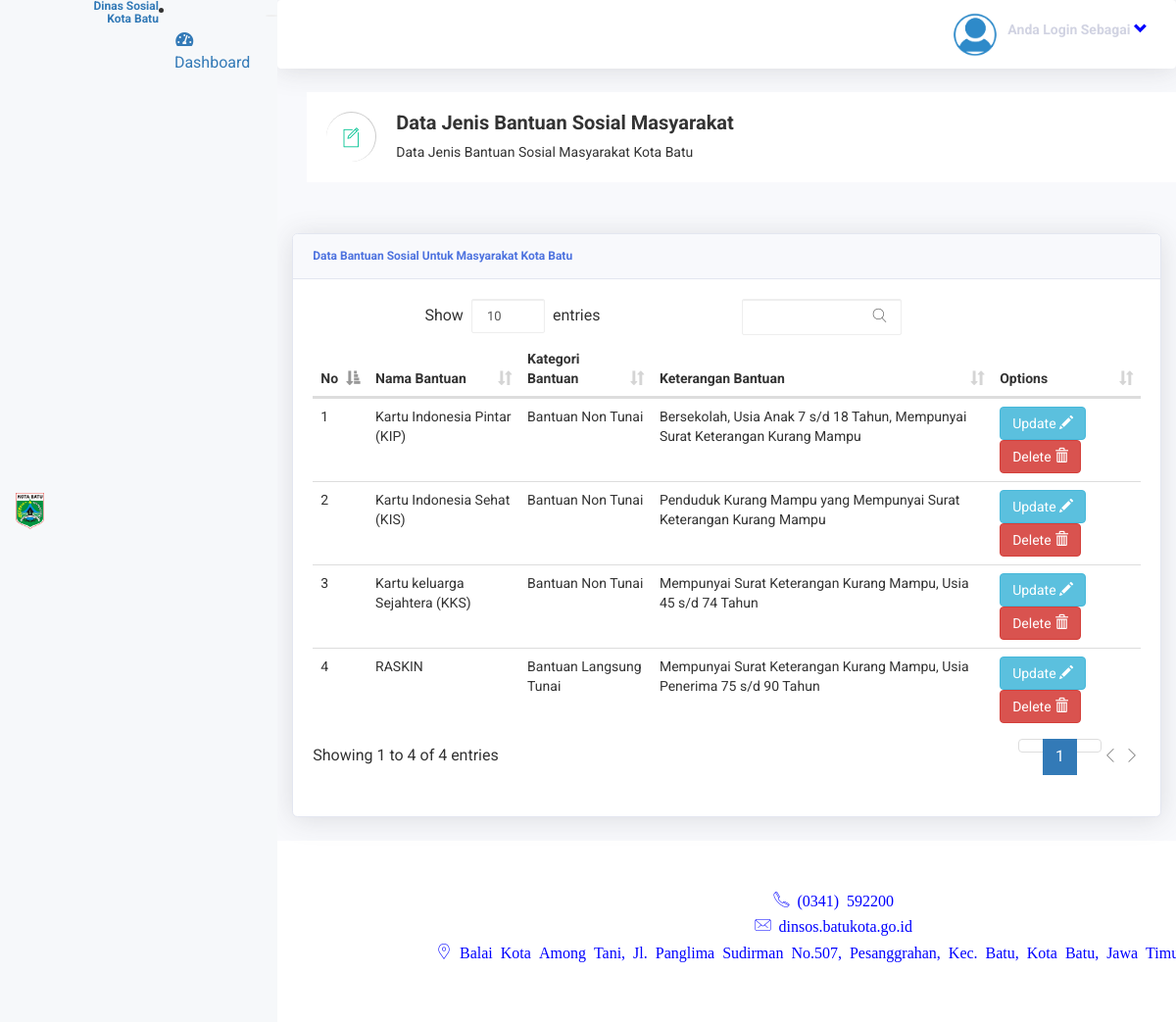
Screenshot of /index.php/listbantuan with the database file from the repository.
### tables this page shows
CREATE TABLE `jenis_bantuan` (
  `id_jenis_bantuan` int(11) NOT NULL,
  `nama_bantuan` varchar(50) NOT NULL,
  `keterangan_bantuan` varchar(225) NOT NULL,
  `id_kategori` int(11) NOT NULL
);

CREATE TABLE `kategori_bantuan` (
  `id_kategori` int(11) NOT NULL,
  `nama_kategori` varchar(30) NOT NULL
);

### application/controllers/ListBantuan.php (called while the page is built, shortened)
<?php
class ListBantuan extends CI_Controller {
	public function index()
	{
		$this->load->model('list_Bantuan');
		$data["jenis_bantuan"] = $this->list_Bantuan->getTampil();
		$data['user'] = $this->list_Bantuan->getUser();
		$this->load->view('Bantuan/bantuan', $data);
	}
}

### index.php (called while the page is built, shortened)
<?php
require_once BASEPATH.'core/CodeIgniter.php';

### application/models/List_Bantuan.php (called while the page is built, shortened)
<?php
class List_Bantuan extends CI_Model {
	public function getTampil()
	{
		$query = $this->db->query("Select * from jenis_bantuan AS a Join kategori_bantuan AS b ON b.id_kategori=a.id_kategori");
		return $query->result_array();
	}
}

### application/views/Bantuan/bantuan.php (the view, shortened to what this page needs)
<!DOCTYPE html>
<html lang="en">
<head>
  <link href="<?php echo base_url() ?>assets/vendor/fontawesome-free/css/all.min.css" rel="stylesheet" type="text/css">
  <link href="<?php echo base_url() ?>assets/css/sb-admin-2.min.css" rel="stylesheet">
  <link href="<?php echo base_url() ?>assets/datatable/datatables.min.css" rel="stylesheet">
 <link rel="stylesheet" href="css/font-awesome.min.css">
    <link rel="stylesheet" href="<?php echo base_url() ?>assets2/css/owl.carousel.css">
    <link rel="stylesheet" href="<?php echo base_url() ?>assets2/css/owl.theme.css">
    <link rel="stylesheet" href="<?php echo base_url() ?>assets2/css/owl.transitions.css">
    <link rel="stylesheet" href="<?php echo base_url() ?>assets2/css/meanmenu/meanmenu.min.css">
    <link rel="stylesheet" href="<?php echo base_url() ?>assets2/css/animate.css">
    <link rel="stylesheet" href="<?php echo base_url() ?>assets2/css/normalize.css">
    <link rel="stylesheet" href="<?php echo base_url() ?>assets2/css/wave/waves.min.css">
    <link rel="stylesheet" href="<?php echo base_url() ?>assets2/css/wave/button.css">
    <link rel="stylesheet" href="<?php echo base_url() ?>assets2/css/scrollbar/jquery.mCustomScrollbar.min.css">
    <link rel="stylesheet" href="<?php echo base_url() ?>assets2/css/notika-custom-icon.css">
    <link rel="stylesheet" href="<?php echo base_url() ?>assets2/css/main.css">
    <link rel="stylesheet" href="<?php echo base_url() ?>assets2/style.css">
    <link rel="stylesheet" href="<?php echo base_url() ?>assets2/css/responsive.css">
    <link rel="stylesheet" href="<?php echo base_url() ?>assets2/css/meanmenu/meanmenu.min.css">
    <link rel="stylesheet" href="<?php echo base_url() ?>assets2/css/animate.css">
    <link rel="stylesheet" href="<?php echo base_url() ?>assets2/css/summernote/summernote.css">
    <link rel="stylesheet" href="<?php echo base_url() ?>assets2/css/themesaller-forms.css">
    <link rel="stylesheet" href="<?php echo base_url() ?>assets2/css/normalize.css">
    <link rel="stylesheet" href="<?php echo base_url() ?>assets2/css/scrollbar/jquery.mCustomScrollbar.min.css">
    <link rel="stylesheet" href="<?php echo base_url() ?>assets2/css/notika-custom-icon.css">
    <link rel="stylesheet" href="<?php echo base_url() ?>assets2/css/bootstrap-select/bootstrap-select.css">
    <link rel="stylesheet" href="<?php echo base_url() ?>assets2/css/datapicker/datepicker3.css">
    <link rel="stylesheet" href="<?php echo base_url() ?>assets2/css/color-picker/farbtastic.css">
    <link rel="stylesheet" href="<?php echo base_url() ?>assets2/css/wave/waves.min.css">
    <link rel="stylesheet" href="<?php echo base_url() ?>assets2/css/main.css">
    <link rel="stylesheet" href="<?php echo base_url() ?>assets2/style.css">
    <link rel="stylesheet" href="<?php echo base_url() ?>assets2/css/responsive.css">
</head>
<body id="page-top">
  <div id="wrapper">
    <br>
      <a class="sidebar-brand d-flex align-items-center justify-content-center"   a href="<?php echo base_url('index.php/Admin')?>"</a></td>
        <div class="sidebar-brand-text mx-3"><img src="<?php echo base_url() ?>assets/img/satu.png" width="50px" height="55px"   a href="<?php echo base_url('index.php/Admin')?>"</a></td></div>
          <div align="right"><h6><b>Dinas Sosial Kota Batu</b></h6>
      </a>
    </div>
      <li class="nav-item active">
        <a class="nav-link" href='<?php echo base_url("index.php/Admin"); ?>'>
          <i class="fas fa-fw fa-tachometer-alt"></i>
          <span>Dashboard</span></a>
      </li>
      <div class="text-center d-none d-md-inline">
        <button class="rounded-circle border-0" id="sidebarToggle"></button>
      </div>
    <div id="content-wrapper" class="d-flex flex-column">
      <div id="content">
        <nav class="navbar navbar-expand navbar-light bg-white topbar mb-4 static-top shadow">
          <ul class="navbar-nav ml-auto">
            <li class="nav-item dropdown no-arrow">
              <a class="nav-link dropdown-toggle" href="#" id="userDropdown" role="button" data-toggle="dropdown" aria-haspopup="true" aria-expanded="false"><img src="<?php echo base_url() ?>assets/img/logoakun.png" width="50px" height="55px"
                <?php $session_data = $this->session->userdata('logged_in'); ?>
                <span class="mr-2 d-none d-lg-inline text-gray-600 small"><h5>Anda Login Sebagai <font color="blue"><?php echo $session_data['username']; ?><span class=" glyphicon glyphicon-chevron-down"></span></h5></font></span>
              </a>
            </li>
          </ul>
        </nav>
        <div class="container-fluid">
 <div class="breadcomb-area">
        <div class="container">
            <div class="row">
                <div class="col-lg-12 col-md-12 col-sm-12 col-xs-12">
                    <div class="breadcomb-list">
                        <div class="row">
                            <div class="col-lg-6 col-md-6 col-sm-6 col-xs-12">
                                <div class="breadcomb-wp">
                                    <div class="breadcomb-icon">
                                        <i class="notika-icon notika-edit"></i>
                                    </div>
                                    <div class="breadcomb-ctn">
                                        <h2>Data Jenis Bantuan Sosial Masyarakat</h2>
                                        <p>Data Jenis Bantuan Sosial Masyarakat Kota Batu<span class="bread-ntd"></span></p>
                                    </div>
                                </div>
                            </div>
                            <div class="col-lg-6 col-md-6 col-sm-6 col-xs-3">
                            </div>
                        </div>
                    </div>
                </div>
            </div>
        </div>
    </div>
          <br>
          <div class="card shadow mb-4">
            <div class="card-header py-3">
              <h6 class="m-0 font-weight-bold text-primary">Data Bantuan Sosial Untuk Masyarakat Kota Batu</h6>
            </div>
            <div class="card-body">
                              <div class="table table-responsive">
                                <table class="table" id="example">
                                    <thead>
                                        <tr>
                                            <th>No</th>
                                            <th>Nama Bantuan</th>
                                            <th>Kategori Bantuan</th>
                                            <th>Keterangan Bantuan</th>
                                            <th>Options</th>
                                        </tr>
                                    </thead>
                                    <tbody>
                                        <?php $no=1; ?>
                                           <?php foreach ($jenis_bantuan as $key) {
                                        ?>
                                        <tr>
                                          <td><?php echo $no ?></td>
                                          <td><?php echo $key['nama_bantuan'] ?></td>
                                          <td><?php echo $key['nama_kategori'] ?></td>
                                          <td><?php echo $key['keterangan_bantuan'] ?></td>
                                          <td>
                                            <a href="<?php echo base_url('index.php/ListBantuan/update/'.$key['id_jenis_bantuan'])?>" class="btn btn-info">Update <span class="glyphicon glyphicon-pencil"></span></a>
                                            <a href="<?php echo base_url('index.php/ListBantuan/delete/' .$key['id_jenis_bantuan'])?>" class="btn btn-danger">Delete <span class="glyphicon glyphicon-trash"></span></a>
                                                        </td>
                                        </tr>
                                      <?php $no++ ?>
                                      <?php } ?>
                                    </tbody>
                                </table>
                                </div>
                              </div>
                            </div>
                          </div>
                       </div>
      <footer class="sticky-footer bg-white">
        <div class="container my-auto">
          <div class="copyright text-center my-auto">
            <span><div class="contact-dt">
                          <h5>
                            <ul class="contact-list widget-contact-list">
                              <font color="blue">
                               <li>  <font color="blue"><i class="notika-icon notika-phone"> (0341) 592200</i></li>
                               <li>  <font color="blue"><i class="notika-icon notika-mail"> dinsos.batukota.go.id</i></li>
                               <li>  <font color="blue"><i class="notika-icon notika-map"> Balai Kota Among Tani, Jl. Panglima Sudirman No.507, Pesanggrahan, Kec. Batu, Kota Batu, Jawa Timur 65314</i></li>
                            </ul>
                          </h5>
                        </div></span>
          </div>
        </div>
      </footer>
    </div>
</body>
</html>

### assets2/css/main.css (style rules this page uses)
html { color: #222; font-size: 1em; line-height: 1.4; }
audio, canvas, iframe, img, svg, video { vertical-align: middle; }

### assets2/css/themesaller-forms.css (style rules this page uses)
html, body { border: 0; margin: 0; padding: 0; font-size: 100%; vertical-align: baseline; font: inherit; }
body { margin: 0; padding: 0; background:url(../images/body_bg.jpg) no-repeat center top; }

### rows the page displays
jenis_bantuan: nama_bantuan "Kartu Indonesia Pintar (KIP)", id_kategori.nama_kategori "Bantuan Non Tunai", keterangan_bantuan "Bersekolah, Usia Anak 7 s/d 18 Tahun, Mempunyai Surat Keterangan Kurang Mampu"
jenis_bantuan: nama_bantuan "Kartu Indonesia Sehat (KIS)", id_kategori.nama_kategori "Bantuan Non Tunai", keterangan_bantuan "Penduduk Kurang Mampu yang Mempunyai Surat Keterangan Kurang Mampu"
jenis_bantuan: nama_bantuan "Kartu keluarga Sejahtera (KKS)", id_kategori.nama_kategori "Bantuan Non Tunai", keterangan_bantuan "Mempunyai Surat Keterangan Kurang Mampu, Usia 45 s/d 74 Tahun"
jenis_bantuan: nama_bantuan "RASKIN", id_kategori.nama_kategori "Bantuan Langsung Tunai", keterangan_bantuan "Mempunyai Surat Keterangan Kurang Mampu, Usia Penerima 75 s/d 90 Tahun"
